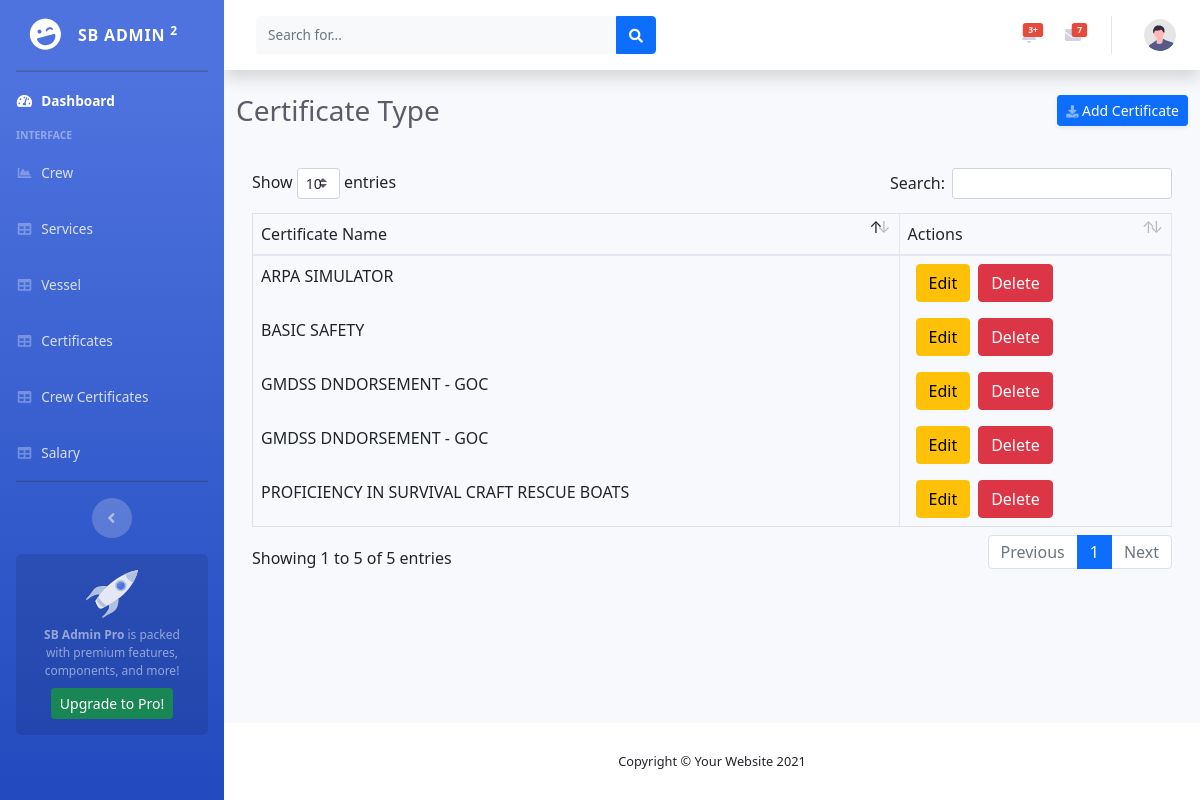
Page /certificates_index.php on the committed database.
### tables this page shows
CREATE TABLE `cretificate` (
  `id` int(11) NOT NULL,
  `name` varchar(255) NOT NULL
);

### model/db.php (called while the page is built, shortened)
<?php
class Database
{
    private static $dbName = 'crewdb';
    private static $dbHost = 'localhost';
    private static $dbUsername = 'root';
    private static $dbUserPassword = '';
    private static $cont  = null;
    public static function connect()
    {
       if ( null == self::$cont )
       {
        try
        {
          self::$cont =  new PDO( "mysql:host=".self::$dbHost.";dbname=".self::$dbName, self::$dbUsername, self::$dbUserPassword);
        }
        catch(PDOException $e)
        {
          die($e->getMessage());
        }
       }
       return self::$cont;
    }
}
?>

### model/certificate.php (called while the page is built, shortened)
<?php
include_once "db.php";
class Certificate{
    public function readCertificate(){
        $this->pdo=Database::connect();
        $this->pdo->setAttribute(PDO::ATTR_ERRMODE, PDO::ERRMODE_EXCEPTION);
        $sql="select * from cretificate" ;
        $statement=$this->pdo->prepare($sql);
        $statement->execute();
        $results=$statement->fetchAll(PDO::FETCH_ASSOC);
        return $results;
    }
}
?>

### controller/certificatecontroller.php (called while the page is built, shortened)
<?php
include_once "model/certificate.php";
class CertificateController extends Certificate {
    public function showCertificate(){
        return $this->readCertificate();
    }
}
?>

### certificates_index.php (the view, shortened to what this page needs)
<?php
include_once "controller/certificatecontroller.php";
$certificateController=new CertificateController();
$results=$certificateController->showCertificate();
?>
<?php include_once "master_layouts/header.php";?>
                <div class="container-fluid">
                    <div class="d-sm-flex align-items-center justify-content-between mb-4">
                        <h1 class="h3 mb-0 text-gray-800">Certificate Type</h1>
                        <a href="certificate_create.php" class="d-none d-sm-inline-block btn btn-sm btn-primary shadow-sm"><i
                                class="fas fa-download fa-sm text-white-50"></i> Add Certificate </a>
                    </div>
                    <div class="row">
                        <div class="col">
                        <div class="card-body">
                            <div class="table-responsive">
                                <table class="table table-bordered" id="dataTable" width="100%" cellspacing="0">
                                    <thead>
                                        <tr>
                                          <td> Certificate Name </td>
                                          <td> Actions </td>
                                        </tr>
                                    </thead>
                                    <tbody>
                        <?php
                        foreach($results as $result){
                          echo "<tr>";
                          echo "<td>" . $result['name']."</td>";
                          echo "<td><a href='#' class='btn btn-warning mx-2'>Edit</a><a href='#' class='btn btn-danger'>Delete</a></td>";
                          echo "</tr>";
                        }
                        ?>
                        </tbody>
                                </table>
                            </div>
                        </div>
                        </div>
                    </div>
                </div>
            </div>
<?php include "master_layouts/footer.php";?>

### rows in the picture
cretificate: name "GMDSS DNDORSEMENT - GOC"
cretificate: name "GMDSS DNDORSEMENT - GOC"
cretificate: name "BASIC SAFETY"
cretificate: name "PROFICIENCY IN SURVIVAL CRAFT RESCUE BOATS"
cretificate: name "ARPA SIMULATOR"
